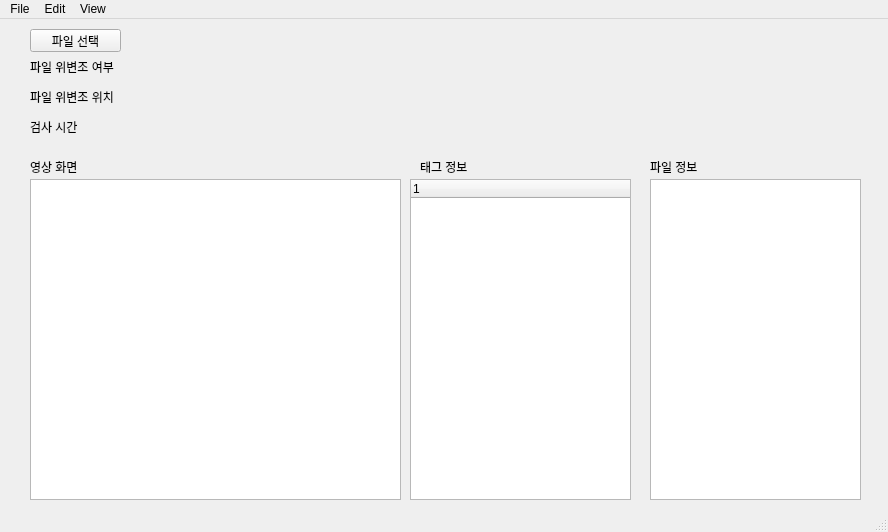
<?xml version="1.0" encoding="UTF-8"?>
<ui version="4.0">
 <class>MainWindow</class>
 <widget class="QMainWindow" name="MainWindow">
  <property name="geometry">
   <rect>
    <x>0</x>
    <y>0</y>
    <width>888</width>
    <height>532</height>
   </rect>
  </property>
  <property name="windowTitle">
   <string>Forensic Tool</string>
  </property>
  <widget class="QWidget" name="centralwidget">
   <widget class="QLabel" name="file_isForgery_label">
    <property name="geometry">
     <rect>
      <x>30</x>
      <y>40</y>
      <width>111</width>
      <height>16</height>
     </rect>
    </property>
    <property name="text">
     <string>파일 위변조 여부</string>
    </property>
   </widget>
   <widget class="QLabel" name="file_Forgery_Position_label">
    <property name="geometry">
     <rect>
      <x>30</x>
      <y>70</y>
      <width>111</width>
      <height>16</height>
     </rect>
    </property>
    <property name="text">
     <string>파일 위변조 위치</string>
    </property>
   </widget>
   <widget class="QLabel" name="file_time_label">
    <property name="geometry">
     <rect>
      <x>30</x>
      <y>100</y>
      <width>91</width>
      <height>16</height>
     </rect>
    </property>
    <property name="text">
     <string>검사 시간</string>
    </property>
   </widget>
   <widget class="QGraphicsView" name="dicomView">
    <property name="geometry">
     <rect>
      <x>30</x>
      <y>160</y>
      <width>371</width>
      <height>321</height>
     </rect>
    </property>
   </widget>
   <widget class="QLabel" name="label_4">
    <property name="geometry">
     <rect>
      <x>30</x>
      <y>140</y>
      <width>61</width>
      <height>16</height>
     </rect>
    </property>
    <property name="text">
     <string>영상 화면</string>
    </property>
   </widget>
   <widget class="QLabel" name="dicomTags_lable">
    <property name="geometry">
     <rect>
      <x>650</x>
      <y>140</y>
      <width>61</width>
      <height>16</height>
     </rect>
    </property>
    <property name="text">
     <string>파일 정보</string>
    </property>
   </widget>
   <widget class="QTextBrowser" name="dicomTags">
    <property name="geometry">
     <rect>
      <x>650</x>
      <y>160</y>
      <width>211</width>
      <height>321</height>
     </rect>
    </property>
   </widget>
   <widget class="QPushButton" name="fileSelect">
    <property name="enabled">
     <bool>true</bool>
    </property>
    <property name="geometry">
     <rect>
      <x>30</x>
      <y>10</y>
      <width>91</width>
      <height>23</height>
     </rect>
    </property>
    <property name="contextMenuPolicy">
     <enum>Qt::ActionsContextMenu</enum>
    </property>
    <property name="text">
     <string>파일 선택</string>
    </property>
   </widget>
   <widget class="QLabel" name="label_6">
    <property name="geometry">
     <rect>
      <x>420</x>
      <y>140</y>
      <width>61</width>
      <height>16</height>
     </rect>
    </property>
    <property name="text">
     <string>태그 정보</string>
    </property>
   </widget>
   <widget class="QLabel" name="file_isForgery_text">
    <property name="geometry">
     <rect>
      <x>140</x>
      <y>40</y>
      <width>261</width>
      <height>16</height>
     </rect>
    </property>
    <property name="text">
     <string/>
    </property>
   </widget>
   <widget class="QLabel" name="file_Forgery_Position_text">
    <property name="geometry">
     <rect>
      <x>140</x>
      <y>70</y>
      <width>261</width>
      <height>16</height>
     </rect>
    </property>
    <property name="text">
     <string/>
    </property>
   </widget>
   <widget class="QLabel" name="file_time_text">
    <property name="geometry">
     <rect>
      <x>130</x>
      <y>100</y>
      <width>261</width>
      <height>16</height>
     </rect>
    </property>
    <property name="text">
     <string/>
    </property>
   </widget>
   <widget class="QTreeWidget" name="treeWidget">
    <property name="geometry">
     <rect>
      <x>410</x>
      <y>160</y>
      <width>221</width>
      <height>321</height>
     </rect>
    </property>
    <property name="contextMenuPolicy">
     <enum>Qt::ActionsContextMenu</enum>
    </property>
    <column>
     <property name="text">
      <string notr="true">1</string>
     </property>
    </column>
   </widget>
  </widget>
  <widget class="QMenuBar" name="menubar">
   <property name="geometry">
    <rect>
     <x>0</x>
     <y>0</y>
     <width>888</width>
     <height>21</height>
    </rect>
   </property>
   <widget class="QMenu" name="menuFile">
    <property name="title">
     <string>File</string>
    </property>
    <addaction name="actionNew"/>
    <addaction name="actionOpen"/>
    <addaction name="actionSave"/>
    <addaction name="separator"/>
    <addaction name="actionClose"/>
   </widget>
   <widget class="QMenu" name="menuEdit">
    <property name="title">
     <string>Edit</string>
    </property>
   </widget>
   <widget class="QMenu" name="menuView">
    <property name="title">
     <string>View</string>
    </property>
   </widget>
   <addaction name="menuFile"/>
   <addaction name="menuEdit"/>
   <addaction name="menuView"/>
  </widget>
  <widget class="QStatusBar" name="statusbar"/>
  <action name="actionNew">
   <property name="text">
    <string>New</string>
   </property>
  </action>
  <action name="actionOpen">
   <property name="text">
    <string>Open</string>
   </property>
  </action>
  <action name="actionSave">
   <property name="text">
    <string>Save</string>
   </property>
  </action>
  <action name="actionClose">
   <property name="text">
    <string>Close</string>
   </property>
  </action>
 </widget>
 <resources/>
 <connections/>
 <slots>
  <slot>openFile()</slot>
 </slots>
</ui>
